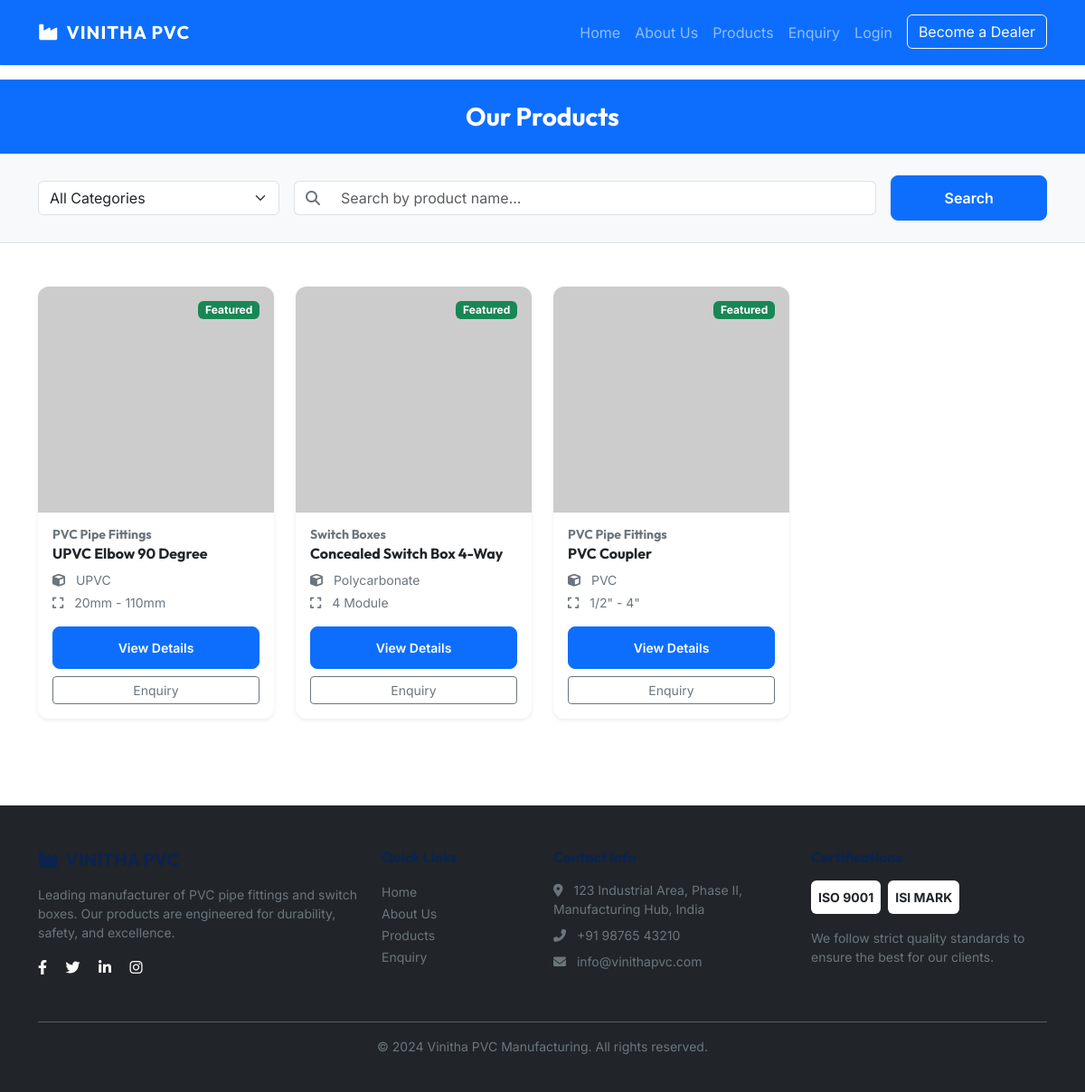
Page /products on the committed database.
### models/models.py (models this page shows)
class Product(db.Model):
    __tablename__ = 'products'
    id = db.Column(db.Integer, primary_key=True)
    category_id = db.Column(db.Integer, db.ForeignKey('categories.id'))
    name = db.Column(db.String(200), nullable=False)
    description = db.Column(db.Text)
    specifications = db.Column(db.JSON)
    material = db.Column(db.String(100))
    size_range = db.Column(db.String(100))
    application = db.Column(db.String(255))
    image_url = db.Column(db.String(255))
    datasheet_url = db.Column(db.String(255))
    is_featured = db.Column(db.Boolean, default=False)
    views = db.Column(db.Integer, default=0)
    created_at = db.Column(db.DateTime, default=datetime.utcnow)
    updated_at = db.Column(db.DateTime, default=datetime.utcnow, onupdate=datetime.utcnow)

class Category(db.Model):
    __tablename__ = 'categories'
    id = db.Column(db.Integer, primary_key=True)
    name = db.Column(db.String(100), unique=True, nullable=False)
    description = db.Column(db.Text)
    products = db.relationship('Product', backref='category', lazy=True)
    created_at = db.Column(db.DateTime, default=datetime.utcnow)

### routes/main.py (the view)
@main_bp.route('/products')
def products():
    category_id = request.args.get('category', type=int)
    search_query = request.args.get('search', '')
    query = Product.query
    if category_id:
        query = query.filter_by(category_id=category_id)
    if search_query:
        query = query.filter(Product.name.like(f'%{search_query}%'))
    products_list = query.all()
    categories = Category.query.all()
    return render_template('products.html', products=products_list, categories=categories, selected_category=category_id)

### templates/products.html (shortened to what this page needs)
{% extends "layout.html" %}
{% block content %}
<section class="bg-primary text-white py-4">
    <div class="container text-center">
        <h1 class="h3 fw-bold mb-0 text-white">Our Products</h1>
    </div>
</section>
<section class="py-4 border-bottom bg-light sticky-top" style="top: 70px; z-index: 1020;">
    <div class="container">
        <form action="{{ url_for('main.products') }}" method="GET" class="row g-3 align-items-center">
            <div class="col-md-3">
                <select name="category" class="form-select" onchange="this.form.submit()">
                    <option value="">All Categories</option>
                </select>
            </div>
            <div class="col-md-7">
                <div class="input-group">
                    <span class="input-group-text bg-white border-end-0"><i
                            class="fas fa-search text-secondary"></i></span>
                    <input type="text" name="search" class="form-control border-start-0"
                        placeholder="Search by product name..." value="{{ request.args.get('search', '') }}">
                </div>
            </div>
            <div class="col-md-2">
                <button type="submit" class="btn btn-primary w-100">Search</button>
            </div>
        </form>
    </div>
</section>
<section class="py-5">
    <div class="container">
        <div class="row g-4">
            {% if products %}
            {% for product in products %}
            <div class="col-md-4 col-lg-3">
                <div class="card product-card shadow-sm h-100">
                    <div class="position-relative">
                        <img src="{{ url_for('static', filename='images/products/' + product.image_url) if product.image_url else 'https://via.placeholder.com/400x300' }}"
                            class="card-img-top" alt="{{ product.name }}">
                        {% if product.is_featured %}
                        <span class="badge bg-success position-absolute top-0 end-0 m-3">Featured</span>
                        {% endif %}
                    </div>
                    <div class="card-body d-flex flex-column">
                        <h6 class="text-secondary small mb-1">{{ product.category.name }}</h6>
                        <h5 class="card-title h6 fw-bold text-dark mb-2">{{ product.name }}</h5>
                        <ul class="list-unstyled small text-secondary mb-3 flex-grow-1">
                            <li class="mb-1"><i class="fas fa-cube me-2"></i> {{ product.material }}</li>
                            <li><i class="fas fa-expand me-2"></i> {{ product.size_range }}</li>
                        </ul>
                        <div class="d-grid gap-2">
                            <a href="{{ url_for('main.product_detail', product_id=product.id) }}"
                                class="btn btn-primary btn-sm">View Details</a>
                            <a href="{{ url_for('main.enquiry', product_id=product.id) }}"
                                class="btn btn-outline-secondary btn-sm">Enquiry</a>
                        </div>
                    </div>
                </div>
            </div>
            {% endfor %}
            {% endif %}
        </div>
    </div>
</section>
{% endblock %}

### static/css/style.css (style rules this page uses)
:root { --primary-color: #0d6efd; --secondary-color: #198754; --dark-blue: #0a2351; --light-bg: #f8f9fa; --accent-color: #20c997; --font-heading: 'Outfit', sans-serif; --font-body: 'Inter', sans-serif; }
body { font-family: var(--font-body); background-color: #ffffff; color: #333; }
h1, h2, h3, h4, h5, h6 { font-family: var(--font-heading); color: var(--dark-blue); font-weight: 700; }
.product-card { border: none; border-radius: 12px; transition: transform 0.3s ease, box-shadow 0.3s ease; overflow: hidden; height: 100%; }
.product-card img { height: 250px; object-fit: cover; }
.btn-primary { padding: 12px 25px; font-weight: 600; border-radius: 8px; }

### rows in the picture
Product: is_featured "Featured", category.name "PVC Pipe Fittings", name "UPVC Elbow 90 Degree", material "UPVC", size_range "20mm - 110mm"
Product: is_featured "Featured", category.name "Switch Boxes", name "Concealed Switch Box 4-Way", material "Polycarbonate", size_range "4 Module"
Product: is_featured "Featured", category.name "PVC Pipe Fittings", name "PVC Coupler", material "PVC", size_range "1/2\" - 4\""
